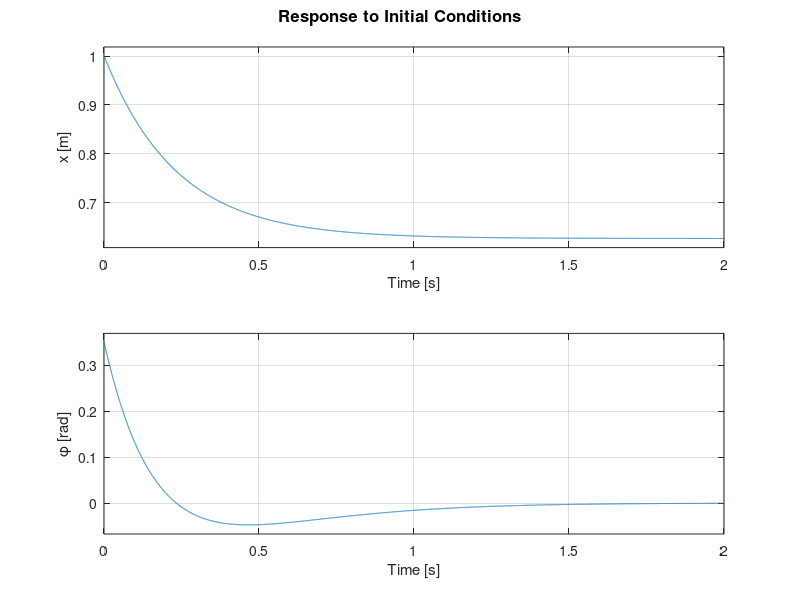
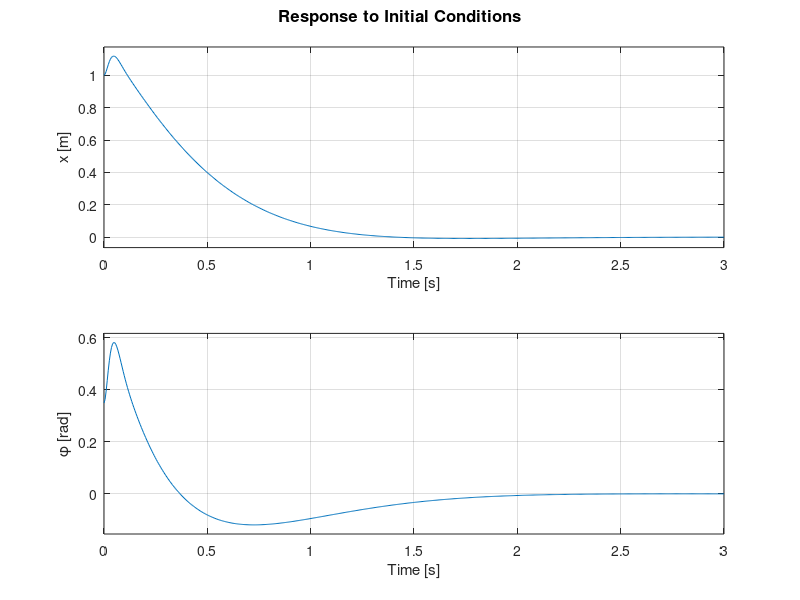

Reproduce these figures in MATLAB, in order. (Note: this script raises an error after producing the figures.)
close all;
clear all;
clc;

M = 5;
m = 3;
L = 0.4;
J = m*L^2/3;
g = 9.81;
b = 0.5;
q = (M+m)*(J+m*L^2)-(m*L)^2;

eps = 1*10^(-4);
nu = 1*10^(-10);

Ahateps = [0 1 0 0;
        0 0 1 0;
        0 0 0 1;
        nu, nu, m*g*L*(M+m)/q, nu];
    
Delta_eps = b*1.3;

L_eps = [0;0;0;1];
N_eps = [g*m*L*eps/q, g*m*L/q, 0, -1*(J+m*L^2)/q];

B_eps = [0;0;0;1];

C_eps = [-m*g*L/q, 0, (J+m*L^2)/q, 0;
    0, m*L*eps/q, m*L/q, 0];

D = [0; 0];

%% Real System
An = [  0 1 0 0;
        0 0 1 0;
        0 0 0 1;
        0, (b*g*m*L)/q, m*g*L*(M+m)/q, -b*(J+m*L^2)/q];


AHatn = [0 1 0 0;
        0 0 1 0;
        0 0 0 1;
        0, nu, m*g*L*(M+m)/q, nu];

L_n = [0;0;0;1];
Delta_n = b;
N_n = [0, (g*m*L)/q, 0, -1*(J+m*L^2)/q];

Bn = [0; 0; 0; 1];

Cn = [-m*g*L/q 0 (J+m*L^2)/q 0;
        0 0 m*L/q 0];
Dn = [0;0];
states = {'x1' 'x2' 'x3' 'x4'};
inputs = {'u'};
outputs = {'x [m]'; '\phi [rad]'};

%%%%%%%%%%%%%%%%%%%%%%%%%%%%%%%%%%%%%%%%%%%%%%%%%%%%%%%%%%%%%%%%%%%%%%%%%%%
%% ------------------------- H2 Controller ----------------------------- %%
%%%%%%%%%%%%%%%%%%%%%%%%%%%%%%%%%%%%%%%%%%%%%%%%%%%%%%%%%%%%%%%%%%%%%%%%%%%
AH2 = Ahateps;
B2 = B_eps;
B1 = L_eps;
C1 = N_eps;
C2 = C_eps;
D12 = eps;

P_H2 = care(AH2, B2, C1'*C1, D12'*D12, C1'*D12);
K_o = -inv(D12'*D12)*(B2'*P_H2+D12'*C1);

P_H2_v2 = care(AH2, B2, C2'*C2, D12'*D12, C1'*D12);
K_o_v2 = -inv(D12'*D12)*(B2'*P_H2_v2+D12'*C1);
%% H2 Controller - Plugging the controller to real system

ssH2v1 = ss(An+Bn*K_o,Bn, Cn, Dn,'statename',states,'inputname',...
    inputs,'outputname',outputs);
eig(An+Bn*K_o)

ssH2_v2 = ss(An+Bn*K_o_v2,Bn, Cn, Dn,'statename',states,'inputname',...
    inputs,'outputname',outputs);
eig(An+Bn*K_o_v2)
%% H2 Controller - Plotting H2 system response
x0 = [-0.2544;0; 1.0705;0];
figure(1);
initial(ssH2v1,x0)

figure(2);
initial(ssH2_v2,x0);

%% H2 Controller - H2 Norm
H2Tzw = trace(L_eps'*P_H2*L_eps)
H2Norm = trace(Bn'*P_H2*Bn)
H2Normv2 = trace(Bn'*P_H2_v2*Bn)

%% Quadratic Stability
s = tf('s');

quad = norm((N_n*inv(s*eye(4)-(An+Bn*K_o))*L_n),Inf)<inv(b)
quadv2 = norm((N_n*inv(s*eye(4)-(An+Bn*K_o_v2))*L_n),Inf)<inv(b)

% LMI double check for H2v2 controller - 
% must be (A+LDN)'P+P(A+LDN)<0 with P>0

% Stability Matrix
Aun = AHatn+Bn*K_o_v2+L_n*Delta_n*N_n;

%Inequality
nstate = size(Aun,1);
setlmis([]);    % Initialization of the LMI
P=lmivar(1, [nstate,1]);

% Subject function, LMI #1
% Aun1'P + PAun1 < 0
lmiterm([1 1 1 P], 1,Aun ,'s'); % LMI #1: Aun1'P + PAun1


% Subject function, LMI #3
% P>0
lmiterm([-2 1 1 P], 1, 1, 's'); % LMI #1: P>0

% Solving the LMI feasability problem
lmis = getlmis;
[tmin,xfeas] = feasp(lmis);
Popt = dec2mat(lmis,xfeas,P)

% Test for quadratic stability
eigPopt = eig(Popt)
quadv2INEQ = eig(Aun'*Popt+Popt*Aun)